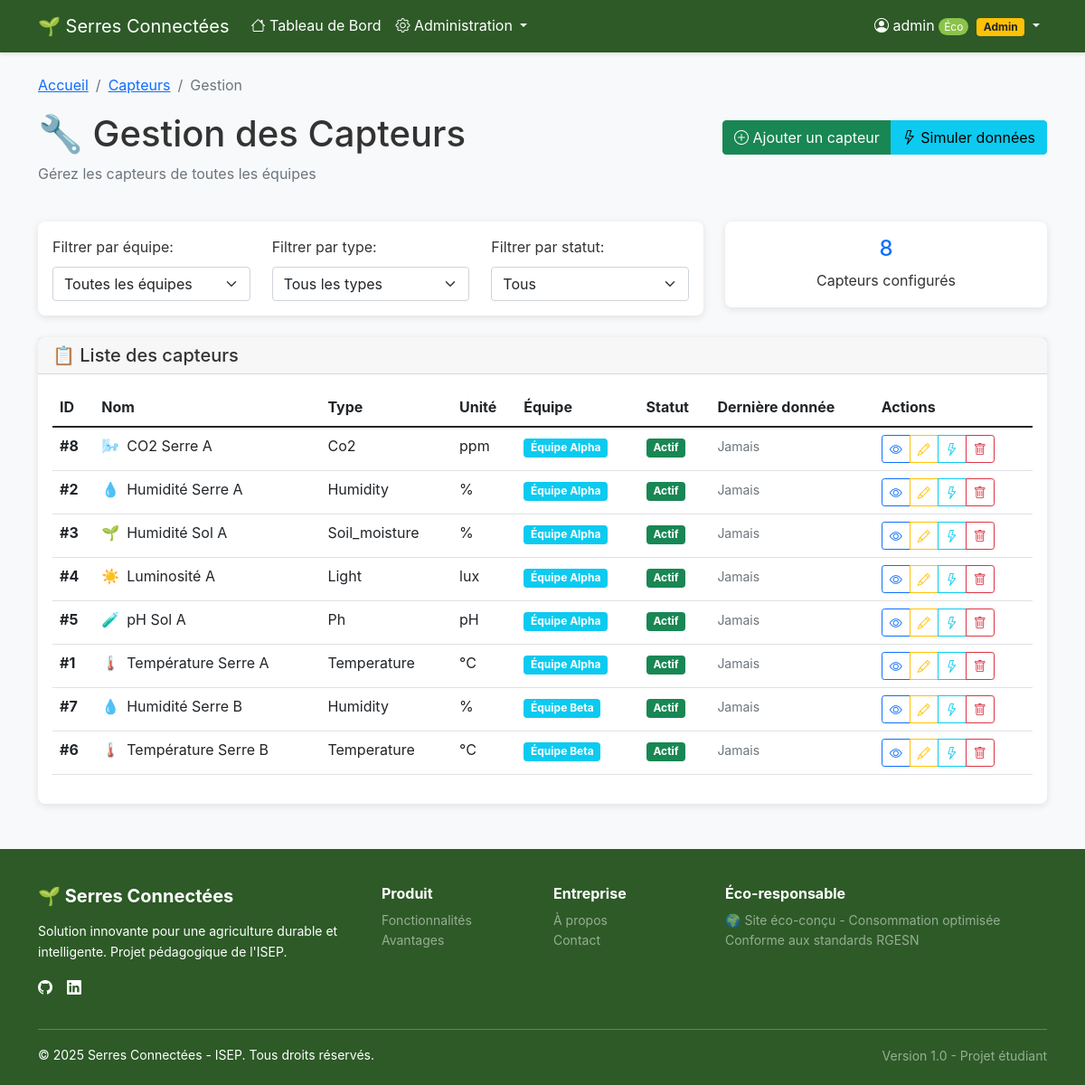
/?controller=sensor&action=manage (signed in), run on the app's committed database.
### tables this page shows
CREATE TABLE `capteurs` (
  `id` int(11) NOT NULL,
  `nom` varchar(100) NOT NULL,
  `type` varchar(50) NOT NULL,
  `unite` varchar(10) DEFAULT NULL,
  `team_id` int(11) DEFAULT 1,
  `is_active` tinyint(1) DEFAULT 1,
  `created_at` timestamp NULL DEFAULT current_timestamp()
);

CREATE TABLE `teams` (
  `id` int(11) NOT NULL,
  `name` varchar(100) NOT NULL,
  `greenhouse_sector` varchar(50) NOT NULL
);

### controllers/BaseController.php (called while the page is built, shortened)
<?php
class BaseController {
    protected function render($view, $data = []) {
        extract($data);
        require_once BASE_PATH . '/views/' . $view . '.php';
        require_once BASE_PATH . '/views/layout.php';
    }
}
?>

### controllers/SensorController.php (called while the page is built, shortened)
<?php
require_once BASE_PATH . '/controllers/BaseController.php';
require_once BASE_PATH . '/models/Sensor.php';
class SensorController extends BaseController {
    private $sensorModel;
    private $teamModel;
    public function __construct() {
        $this->sensorModel = new Sensor();
        $this->teamModel = new Team();
    }
    public function manage() {
        $sensors = $this->sensorModel->getAllSensors();
        $teams = $this->teamModel->findAll();
        $this->render('sensors/manage', ['sensors' => $sensors, 'teams' => $teams]);
    }
}

### config/Database.php (called while the page is built, shortened)
<?php
class Database {
    private static $instance = null;
    private $connection;
    private $host = 'localhost';
    private $username = 'root';
    private $password = '';
    private $database = '8PDuqiQ06b_bdd_serre';
    private function __construct() {
        try {
            $this->connection = new PDO(
                "mysql:host={$this->host};dbname={$this->database};charset=utf8mb4",
                $this->username,
                $this->password,
                [
                    PDO::ATTR_ERRMODE => PDO::ERRMODE_EXCEPTION,
                    PDO::ATTR_DEFAULT_FETCH_MODE => PDO::FETCH_ASSOC,
                    PDO::ATTR_EMULATE_PREPARES => false
                ]
            );
        } catch (PDOException $e) {
            die("Erreur de connexion à la base de données : " . $e->getMessage());
        }
    }
    public static function getInstance() {
        if (self::$instance === null) {
            self::$instance = new self();
        }
        return self::$instance;
    }
    public function getConnection() {
        return $this->connection;
    }
    public function createTables() {
        $sql = "
        CREATE TABLE IF NOT EXISTS teams (
            id INT AUTO_INCREMENT PRIMARY KEY,
            name VARCHAR(100) NOT NULL,
            greenhouse_sector VARCHAR(50) NOT NULL
        );
        -- Ajouter des colonnes manquantes aux tables existantes
        ALTER TABLE capteurs
        ADD COLUMN IF NOT EXISTS team_id INT DEFAULT 1 AFTER unite,
        ADD COLUMN IF NOT EXISTS is_active BOOLEAN DEFAULT TRUE AFTER team_id,
        ADD COLUMN IF NOT EXISTS created_at TIMESTAMP DEFAULT CURRENT_TIMESTAMP AFTER is_active;
        ALTER TABLE actionneurs
        ADD COLUMN IF NOT EXISTS team_id INT DEFAULT 1 AFTER type,
        ADD COLUMN IF NOT EXISTS is_active BOOLEAN DEFAULT TRUE AFTER team_id,
        ADD COLUMN IF NOT EXISTS current_state BOOLEAN DEFAULT FALSE AFTER is_active,
        ADD COLUMN IF NOT EXISTS created_at TIMESTAMP DEFAULT CURRENT_TIMESTAMP AFTER current_state;
        -- Table pour les logs d'actions des actionneurs (en plus de etats_actionneurs)
        CREATE TABLE IF NOT EXISTS actuator_logs (
            id INT AUTO_INCREMENT PRIMARY KEY,
            actionneur_id INT NOT NULL,
            action ENUM('ON', 'OFF') NOT NULL,
            user_id VARCHAR(36) NOT NULL,
            timestamp TIMESTAMP DEFAULT CURRENT_TIMESTAMP,
            FOREIGN KEY (actionneur_id) REFERENCES actionneurs(id) ON DELETE CASCADE,
            FOREIGN KEY (user_id) REFERENCES user(id_user) ON DELETE CASCADE
        );
        ";
        try {
            $this->connection->exec($sql);
        } catch (PDOException $e) {
            error_log("Erreur SQL (probablement normale): " . $e->getMessage());
        }
    }
}
?>

### models/Sensor.php (called while the page is built, shortened)
<?php
class Sensor {
    private $db;
    public function __construct() {
        $this->db = Database::getInstance()->getConnection();
    }
    public function getAllSensors() {
        $stmt = $this->db->query("
            SELECT c.id, c.nom as name, c.type, c.unite as unit,
                   COALESCE(c.team_id, 1) as team_id,
                   COALESCE(c.is_active, 1) as is_active,
                   t.name as team_name
            FROM capteurs c
            LEFT JOIN teams t ON c.team_id = t.id
            WHERE COALESCE(c.is_active, 1) = 1
            ORDER BY t.name, c.nom
        ");
        return $stmt->fetchAll();
    }
}
?>

### views/sensors/manage.php (the view, shortened to what this page needs)
<div class="row">
    <div class="col-12">
        <nav aria-label="breadcrumb">
            <ol class="breadcrumb">
                <li class="breadcrumb-item"><a href="<?= BASE_URL ?>?controller=home">Accueil</a></li>
                <li class="breadcrumb-item"><a href="<?= BASE_URL ?>?controller=sensor">Capteurs</a></li>
                <li class="breadcrumb-item active">Gestion</li>
            </ol>
        </nav>
    </div>
</div>
<div class="row mb-4">
    <div class="col-12">
        <div class="d-flex justify-content-between align-items-center">
            <h1>🔧 Gestion des Capteurs</h1>
            <div class="btn-group">
                <button class="btn btn-success" data-bs-toggle="modal" data-bs-target="#addSensorModal">
                    <i class="bi bi-plus-circle"></i> Ajouter un capteur
                </button>
                <button class="btn btn-info" onclick="simulateAllSensors()">
                    <i class="bi bi-lightning"></i> Simuler données
                </button>
            </div>
        </div>
        <p class="text-muted">Gérez les capteurs de toutes les équipes</p>
    </div>
</div>
<div class="row mb-4">
    <div class="col-md-8">
        <div class="card">
            <div class="card-body">
                <div class="row">
                    <div class="col-md-4">
                        <label for="teamFilter" class="form-label">Filtrer par équipe:</label>
                        <select id="teamFilter" class="form-select" onchange="filterSensors()">
                            <option value="">Toutes les équipes</option>
                        </select>
                    </div>
                    <div class="col-md-4">
                        <label for="typeFilter" class="form-label">Filtrer par type:</label>
                        <select id="typeFilter" class="form-select" onchange="filterSensors()">
                            <option value="">Tous les types</option>
                        </select>
                    </div>
                    <div class="col-md-4">
                        <label for="statusFilter" class="form-label">Filtrer par statut:</label>
                        <select id="statusFilter" class="form-select" onchange="filterSensors()">
                            <option value="">Tous</option>
                        </select>
                    </div>
                </div>
            </div>
        </div>
    </div>
    <div class="col-md-4">
        <div class="card">
            <div class="card-body text-center">
                <h4 class="text-primary"><?= count($sensors) ?></h4>
                <p class="mb-0">Capteurs configurés</p>
            </div>
        </div>
    </div>
</div>
<div class="row">
    <div class="col-12">
        <div class="card">
            <div class="card-header">
                <h5 class="mb-0">📋 Liste des capteurs</h5>
            </div>
            <div class="card-body">
                <div class="table-responsive">
                    <table class="table table-hover" id="sensorsTable">
                        <thead>
                            <tr>
                                <th>ID</th>
                                <th>Nom</th>
                                <th>Type</th>
                                <th>Unité</th>
                                <th>Équipe</th>
                                <th>Statut</th>
                                <th>Dernière donnée</th>
                                <th>Actions</th>
                            </tr>
                        </thead>
                        <tbody>
                            <?php foreach ($sensors as $sensor): ?>
                                <tr data-team="<?= $sensor['team_id'] ?>"
                                    data-type="<?= $sensor['type'] ?>"
                                    data-status="<?= $sensor['is_active'] ?>"
                                    class="sensor-row">
                                    <td><strong>#<?= $sensor['id'] ?></strong></td>
                                    <td>
                                        <div class="d-flex align-items-center">
                                            <?php
                                            $icon = '';
                                            switch ($sensor['type']) {
                                                case 'temperature': $icon = '🌡️'; break;
                                                case 'humidity': $icon = '💧'; break;
                                                case 'soil_moisture': $icon = '🌱'; break;
                                                case 'light': $icon = '☀️'; break;
                                                case 'ph': $icon = '🧪'; break;
                                                case 'co2': $icon = '🌬️'; break;
                                            }
                                            ?>
                                            <span class="me-2"><?= $icon ?></span>
                                            <?= htmlspecialchars($sensor['name']) ?>
                                        </div>
                                    </td>
                                    <td><?= ucfirst($sensor['type']) ?></td>
                                    <td><?= htmlspecialchars($sensor['unit']) ?></td>
                                    <td>
                                        <span class="badge bg-info">
                                            <?= htmlspecialchars($sensor['team_name'] ?? 'Non assignée') ?>
                                        </span>
                                    </td>
                                    <td>
                                        <span class="badge bg-<?= $sensor['is_active'] ? 'success' : 'secondary' ?>">
                                            <?= $sensor['is_active'] ? 'Actif' : 'Inactif' ?>
                                        </span>
                                    </td>
                                    <td>
                                        <small class="text-muted">
                                            <?= isset($sensor['last_reading']) ? date('d/m H:i', strtotime($sensor['last_reading'])) : 'Jamais' ?>
                                        </small>
                                    </td>
                                    <td>
                                        <div class="btn-group btn-group-sm">
                                            <a href="<?= BASE_URL ?>?controller=sensor&action=details&id=<?= $sensor['id'] ?>"
                                               class="btn btn-outline-primary btn-sm" title="Voir détails">
                                                <i class="bi bi-eye"></i>
                                            </a>
                                            <button class="btn btn-outline-warning btn-sm"
                                                    onclick="editSensor(<?= $sensor['id'] ?>)" title="Modifier">
                                                <i class="bi bi-pencil"></i>
                                            </button>
                                            <button class="btn btn-outline-info btn-sm"
                                                    onclick="simulateSensor(<?= $sensor['id'] ?>)" title="Simuler">
                                                <i class="bi bi-lightning"></i>
                                            </button>
                                            <button class="btn btn-outline-danger btn-sm"
                                                    onclick="deleteSensor(<?= $sensor['id'] ?>, '<?= htmlspecialchars($sensor['name']) ?>')" title="Supprimer">
                                                <i class="bi bi-trash"></i>
                                            </button>
                                        </div>
                                    </td>
                                </tr>
                            <?php endforeach; ?>
                        </tbody>
                    </table>
                </div>
            </div>
        </div>
    </div>
</div>

### views/layout.php (style rules this page uses)
:root { --primary-color: #2d5a27; --secondary-color: #5d8a54; --accent-color: #8bc34a; --text-color: #333; --bg-color: #f8f9fa; }
body { font-family: -apple-system, BlinkMacSystemFont, 'Segoe UI', Roboto, sans-serif; background-color: var(--bg-color); color: var(--text-color); line-height: 1.6; }
.card { border: none; box-shadow: 0 2px 8px rgba(0,0,0,0.1); border-radius: 8px; }

### data on the page
capteurs: id "8", type "🌬️", nom "CO2 Serre A", type "Co2", unite "ppm", team.name "Équipe Alpha"
capteurs: id "2", type "💧", nom "Humidité Serre A", type "Humidity", unite "%", team.name "Équipe Alpha"
capteurs: id "3", type "🌱", nom "Humidité Sol A", type "Soil_moisture", unite "%", team.name "Équipe Alpha"
capteurs: id "4", type "☀️", nom "Luminosité A", type "Light", unite "lux", team.name "Équipe Alpha"
capteurs: id "5", type "🧪", nom "pH Sol A", type "Ph", unite "pH", team.name "Équipe Alpha"
capteurs: id "1", type "🌡️", nom "Température Serre A", type "Temperature", unite "°C", team.name "Équipe Alpha"
capteurs: id "7", type "💧", nom "Humidité Serre B", type "Humidity", unite "%", team.name "Équipe Beta"
capteurs: id "6", type "🌡️", nom "Température Serre B", type "Temperature", unite "°C", team.name "Équipe Beta"

### other printed values
$_SESSION['username'] "admin"
count($sensors) "8"
